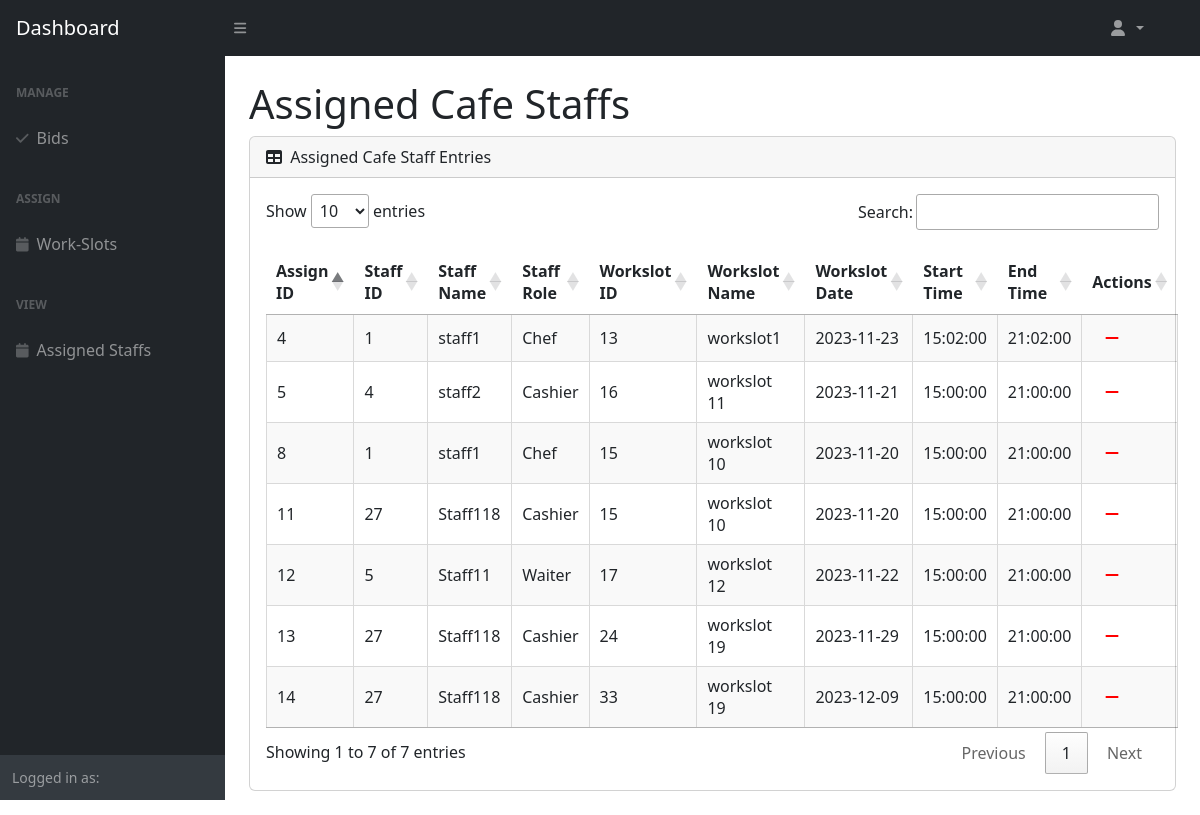
Before: /src/Boundary/ViewAssignedStaffPage.php with the older database file.
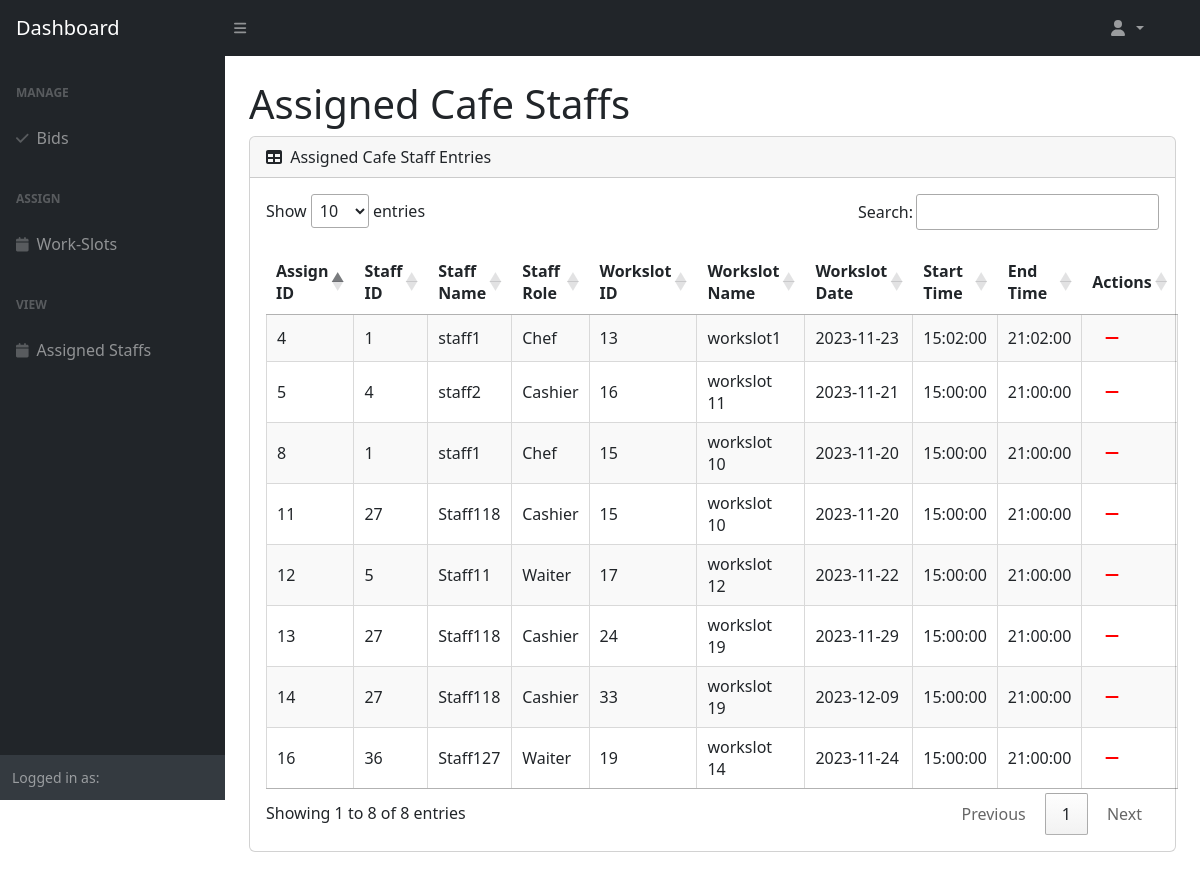
After: the same page with the newer database file.
### tables this page shows
CREATE TABLE `staff_workslots` (
  `staff_workslots_id` int(11) NOT NULL,
  `cafe_staff_id` int(11) NOT NULL,
  `workslot_id` int(11) NOT NULL
);

CREATE TABLE `user` (
  `user_id` int(11) NOT NULL,
  `email` varchar(255) NOT NULL,
  `password` varchar(255) NOT NULL,
  `name` varchar(255) NOT NULL,
  `profile_id` int(11) NOT NULL,
  `status` enum('ACTIVE','INACTIVE') NOT NULL
);

CREATE TABLE `cafe_staff` (
  `cafe_staff_id` int(11) NOT NULL,
  `user_id` int(11) NOT NULL,
  `role` enum('Chef','Cashier','Waiter') DEFAULT NULL
);

CREATE TABLE `workslot` (
  `workslot_id` int(11) NOT NULL,
  `workslot_name` varchar(255) NOT NULL,
  `chef_qty` int(11) NOT NULL DEFAULT 0,
  `cashier_qty` int(11) NOT NULL DEFAULT 0,
  `waiter_qty` int(11) NOT NULL DEFAULT 0,
  `workslot_date` date NOT NULL,
  `start_time` time NOT NULL,
  `end_time` time NOT NULL
);

### src/Entity/CafeStaff.php (called while the page is built, shortened)
<?php
class CafeStaff extends User{
    public function getAssignedCafeStaffs() {
        $DAO = new DAO();
        $connection = $DAO->get_connection();
        $sql = "SELECT `staff_workslots_id`, `staff_workslots`.`cafe_staff_id`, `user`.`name`, `cafe_staff`.`role`, `staff_workslots`.`workslot_id`, `workslot`.`workslot_name`, `workslot`.`workslot_date`, `workslot`.`start_time`, `workslot`.`end_time`
        FROM `staff_workslots`
        LEFT JOIN `cafe_staff` ON `staff_workslots`.`cafe_staff_id` = `cafe_staff`.`cafe_staff_id`
        LEFT JOIN `workslot` ON `staff_workslots`.`workslot_id` = `workslot`.`workslot_id`
        LEFT JOIN `user` ON `cafe_staff`.`user_id` = `user`.`user_id`;";
        return $connection->query($sql);
    }
}
?>

### src/Controller/CafeManagerViewStaffController.php (called while the page is built, shortened)
<?php
include_once "../Entity/CafeStaff.php";
class CafeManagerViewStaffController {
    public function getAssignedCafeStaffs() {
        $cafeStaff = new CafeStaff();
        return $cafeStaff->getAssignedCafeStaffs();
    }
}
?>

### src/Boundary/ViewAssignedStaffPage.php (the view, shortened to what this page needs)
<link rel="stylesheet" href="https://cdn.datatables.net/1.13.6/css/jquery.dataTables.min.css">
<link rel="stylesheet" href="https://cdn.jsdelivr.net/npm/sweetalert2@11/dist/sweetalert2.min.css">
<?php
include_once "../Controller/CafeManagerViewStaffController.php";
$viewStaffController = new CafeManagerViewStaffController();
$assignedStaffs = $viewStaffController->getAssignedCafeStaffs();
?>
<body class="sb-nav-fixed">
    <?php
        require "CafeManagerNav.php";
    ?>
    <div id="layoutSidenav_content">
        <main>
        <div class="container-fluid px-4">
            <h1 class="mt-4">Assigned Cafe Staffs</h1>
            <div class="card mb-4">
                <div class="card-header">
                    <i class="fas fa-table me-1"></i>
                    Assigned Cafe Staff Entries
                </div>
                <div class="card-body">
                    <table class="cell-border stripe" id="dataTable" width="100%" cellspacing="0">
                        <thead>
                            <tr>
                                <th>Assign ID</th>
                                <th>Staff ID</th>
                                <th>Staff Name</th>
                                <th>Staff Role</th>
                                <th>Workslot ID</th>
                                <th>Workslot Name</th>
                                <th>Workslot Date</th>
                                <th>Start Time</th>
                                <th>End Time</th>
                                <th>Actions</th>
                            </tr>
                        </thead>
                        <tbody>
                            <?php
                            while ($staff = $assignedStaffs->fetch_assoc()) {
                                echo "<tr>
                                        <td>{$staff['staff_workslots_id']}</td>
                                        <td>{$staff['cafe_staff_id']}</td>
                                        <td>{$staff['name']}</td>
                                        <td>{$staff['role']}</td>
                                        <td>{$staff['workslot_id']}</td>
                                        <td>{$staff['workslot_name']}</td>
                                        <td>{$staff['workslot_date']}</td>
                                        <td>{$staff['start_time']}</td>
                                        <td>{$staff['end_time']}</td>
                                        <td>
                                            <button class='btn' style='color: red' onclick='confirmUnassign({$staff['staff_workslots_id']},{$staff['workslot_id']},\"{$staff['role']}\")'><i class='fas fa-minus'></i></button>
                                        </td>
                                    </tr>";
                            }
                            ?>
                        </tbody>
                    </table>
                </div>
            </div>
        </div>
        </main>
    </div>
</body>

Changed rows visible on the page:
added staff_workslots: staff_workslots_id "16", cafe_staff "36", user.name "Staff127", cafe_staff.role "Waiter", workslot "19", workslot.workslot_name "workslot 14", workslot.workslot_date "2023-11-24", workslot.start_time "15:00:00", workslot.end_time "21:00:00"
Other visible differences:
text written by a page script: "Show entries Search: Showing 1 to 7 of 7 entries Previous 1 Next" → "Show entries Search: Showing 1 to 8 of 8 entries Previous 1 Next"
